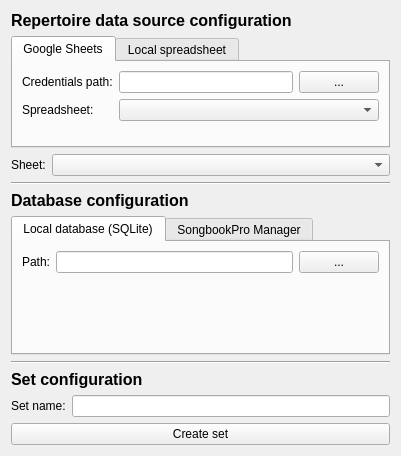
<?xml version="1.0" encoding="UTF-8"?>
<ui version="4.0">
 <class>SetCreator</class>
 <widget class="QWidget" name="SetCreator">
  <property name="geometry">
   <rect>
    <x>0</x>
    <y>0</y>
    <width>401</width>
    <height>456</height>
   </rect>
  </property>
  <property name="windowTitle">
   <string>Set Creator</string>
  </property>
  <layout class="QVBoxLayout" name="verticalLayout_5">
   <item>
    <layout class="QVBoxLayout" name="repertoireDataSourceSectionVerticalLayout">
     <item>
      <widget class="QLabel" name="repertoireDataSourceConfigurationLabel">
       <property name="styleSheet">
        <string notr="true">font-size: 16px; font-weight: bold;</string>
       </property>
       <property name="text">
        <string>Repertoire data source configuration</string>
       </property>
      </widget>
     </item>
     <item>
      <widget class="QTabWidget" name="repertoireTabWidget">
       <property name="currentIndex">
        <number>0</number>
       </property>
       <widget class="QWidget" name="googleSheetsTab">
        <attribute name="title">
         <string>Google Sheets</string>
        </attribute>
        <layout class="QVBoxLayout" name="verticalLayout_3">
         <item>
          <layout class="QFormLayout" name="googleSheetsFormLayout">
           <property name="labelAlignment">
            <set>Qt::AlignmentFlag::AlignLeading|Qt::AlignmentFlag::AlignLeft|Qt::AlignmentFlag::AlignVCenter</set>
           </property>
           <item row="0" column="0">
            <widget class="QLabel" name="credentialsPathLabel">
             <property name="text">
              <string>Credentials path:</string>
             </property>
            </widget>
           </item>
           <item row="0" column="1">
            <layout class="QHBoxLayout" name="horizontalLayout_5">
             <item>
              <widget class="QLineEdit" name="credentialsPathLineEdit"/>
             </item>
             <item>
              <widget class="QPushButton" name="browseCredentialsPushButton">
               <property name="baseSize">
                <size>
                 <width>30</width>
                 <height>0</height>
                </size>
               </property>
               <property name="text">
                <string>...</string>
               </property>
              </widget>
             </item>
            </layout>
           </item>
           <item row="1" column="0">
            <widget class="QLabel" name="spreadsheetsLabel">
             <property name="text">
              <string>Spreadsheet:</string>
             </property>
            </widget>
           </item>
           <item row="1" column="1">
            <widget class="QComboBox" name="spreadsheetsComboBox">
             <property name="sizePolicy">
              <sizepolicy hsizetype="Expanding" vsizetype="Fixed">
               <horstretch>0</horstretch>
               <verstretch>0</verstretch>
              </sizepolicy>
             </property>
            </widget>
           </item>
          </layout>
         </item>
        </layout>
       </widget>
       <widget class="QWidget" name="localSpreadsheetTab">
        <attribute name="title">
         <string>Local spreadsheet</string>
        </attribute>
        <layout class="QVBoxLayout" name="verticalLayout_2">
         <item>
          <layout class="QFormLayout" name="localSpreadsheetFormLayout">
           <property name="labelAlignment">
            <set>Qt::AlignmentFlag::AlignLeading|Qt::AlignmentFlag::AlignLeft|Qt::AlignmentFlag::AlignVCenter</set>
           </property>
           <item row="0" column="0">
            <widget class="QLabel" name="spreadsheetPathLabel">
             <property name="text">
              <string>Spreadsheet path:</string>
             </property>
            </widget>
           </item>
           <item row="0" column="1">
            <layout class="QHBoxLayout" name="horizontalLayout_4">
             <item>
              <widget class="QLineEdit" name="spreadsheetPathLineEdit"/>
             </item>
             <item>
              <widget class="QPushButton" name="browseSpreadsheetsPushButton">
               <property name="text">
                <string>...</string>
               </property>
              </widget>
             </item>
            </layout>
           </item>
          </layout>
         </item>
        </layout>
       </widget>
      </widget>
     </item>
     <item>
      <layout class="QFormLayout" name="formLayout">
       <item row="0" column="0">
        <widget class="QLabel" name="sheetsLabel">
         <property name="text">
          <string>Sheet:</string>
         </property>
        </widget>
       </item>
       <item row="0" column="1">
        <widget class="QComboBox" name="sheetsComboBox">
         <property name="sizePolicy">
          <sizepolicy hsizetype="Expanding" vsizetype="Fixed">
           <horstretch>0</horstretch>
           <verstretch>0</verstretch>
          </sizepolicy>
         </property>
        </widget>
       </item>
      </layout>
     </item>
    </layout>
   </item>
   <item>
    <widget class="Line" name="firstLine">
     <property name="orientation">
      <enum>Qt::Orientation::Horizontal</enum>
     </property>
    </widget>
   </item>
   <item>
    <layout class="QVBoxLayout" name="databaseConfigurationSectionVerticalLayout">
     <item>
      <widget class="QLabel" name="databaseConfigurationLabel">
       <property name="styleSheet">
        <string notr="true">font-size: 16px; font-weight: bold;</string>
       </property>
       <property name="text">
        <string>Database configuration</string>
       </property>
      </widget>
     </item>
     <item>
      <widget class="QTabWidget" name="databaseTabWidget">
       <property name="currentIndex">
        <number>0</number>
       </property>
       <widget class="QWidget" name="localDatabaseTab">
        <attribute name="title">
         <string>Local database (SQLite)</string>
        </attribute>
        <layout class="QVBoxLayout" name="verticalLayout">
         <item>
          <layout class="QFormLayout" name="localDatabaseFormLayout">
           <item row="0" column="0">
            <widget class="QLabel" name="databasePathLabel">
             <property name="text">
              <string>Path:</string>
             </property>
            </widget>
           </item>
           <item row="0" column="1">
            <layout class="QHBoxLayout" name="localDatabasePathHorizontalLayout">
             <item>
              <widget class="QLineEdit" name="localDatabasePathLineEdit"/>
             </item>
             <item>
              <widget class="QPushButton" name="browseLocalDatabasePushButton">
               <property name="text">
                <string>...</string>
               </property>
              </widget>
             </item>
            </layout>
           </item>
          </layout>
         </item>
        </layout>
       </widget>
       <widget class="QWidget" name="songbookProManagerTab">
        <attribute name="title">
         <string>SongbookPro Manager</string>
        </attribute>
        <layout class="QVBoxLayout" name="verticalLayout_4">
         <item>
          <layout class="QFormLayout" name="songbookProManagerFormLayout">
           <item row="0" column="0">
            <widget class="QLabel" name="songbookProManagerURLLabel">
             <property name="text">
              <string>URL:</string>
             </property>
            </widget>
           </item>
           <item row="0" column="1">
            <layout class="QHBoxLayout" name="urlHorizontalLayout">
             <item>
              <widget class="QLabel" name="httpLabel">
               <property name="text">
                <string>http://</string>
               </property>
              </widget>
             </item>
             <item>
              <widget class="QLineEdit" name="ipAddressLineEdit"/>
             </item>
             <item>
              <widget class="QLabel" name="colonLabel">
               <property name="text">
                <string>:</string>
               </property>
              </widget>
             </item>
             <item>
              <widget class="QLineEdit" name="portLineEdit"/>
             </item>
            </layout>
           </item>
          </layout>
         </item>
        </layout>
       </widget>
      </widget>
     </item>
    </layout>
   </item>
   <item>
    <widget class="Line" name="secondLine">
     <property name="orientation">
      <enum>Qt::Orientation::Horizontal</enum>
     </property>
    </widget>
   </item>
   <item>
    <layout class="QVBoxLayout" name="setConfigurationSectionVerticalLayout">
     <item>
      <widget class="QLabel" name="databaseConfigurationLabel">
       <property name="styleSheet">
        <string notr="true">font-size: 16px; font-weight: bold;</string>
       </property>
       <property name="text">
        <string>Set configuration</string>
       </property>
      </widget>
     </item>
     <item>
      <layout class="QFormLayout" name="setConfigurationFormLayout">
       <item row="0" column="0">
        <widget class="QLabel" name="setNameLabel">
         <property name="text">
          <string>Set name:</string>
         </property>
        </widget>
       </item>
       <item row="0" column="1">
        <widget class="QLineEdit" name="setNameLineEdit"/>
       </item>
      </layout>
     </item>
    </layout>
   </item>
   <item>
    <widget class="QPushButton" name="createSetpushButton">
     <property name="text">
      <string>Create set</string>
     </property>
    </widget>
   </item>
  </layout>
 </widget>
 <resources/>
 <connections/>
</ui>
